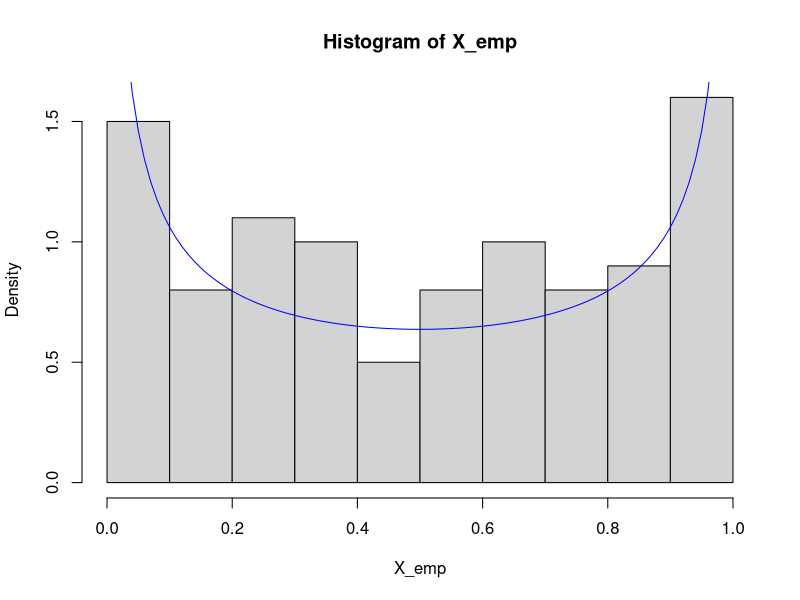

This figure's R source:
id <- function(Si){
  return (as.integer(Si > 0))
}
n <- 10^{3}
m <- 10^{2}

X_emp <- numeric(m)
for (k in 1:m) {
  X <- rnorm(n)
  trajektoria <- cumsum(X)
  
  Tn <- 1/n * sum(sapply(trajektoria, id))
  X_emp[k] <- Tn
}

hist(X_emp, prob=TRUE)

curve(dbeta(x,shape1=1/2, shape2=1/2), add=TRUE, col="blue")